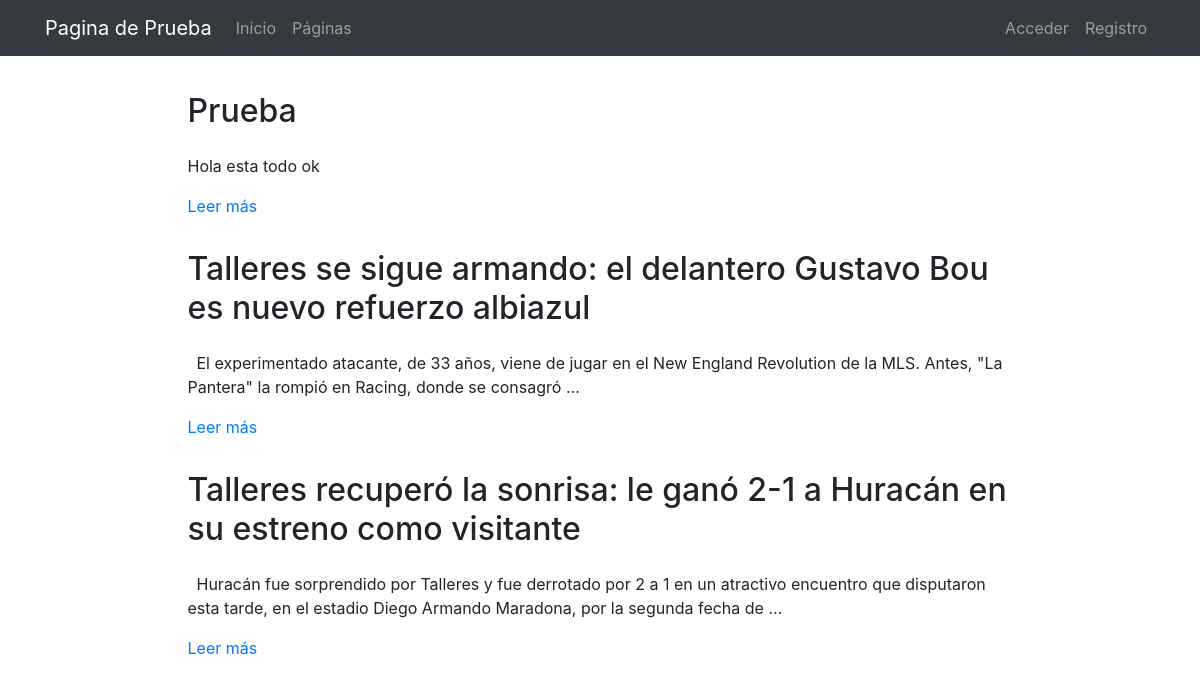
The page /pages/ on the database its author committed.
### pages/models.py (models this page shows, shortened)
class Page(models.Model):
    title = models.CharField(verbose_name="Título", max_length=200)
    content = RichTextField(verbose_name="Contenido")
    order = models.SmallIntegerField(verbose_name="Orden", default=0)
    created = models.DateTimeField(auto_now_add=True, verbose_name="Fecha de creación")
    updated = models.DateTimeField(auto_now=True, verbose_name="Fecha de edición")
    class Meta:
        verbose_name = "página"
        verbose_name_plural = "páginas"
        ordering = ['order', 'title']

### pages/views.py (the view)
# urls.py: path('', PageListView.as_view(), name='pages'),
class PageListView(ListView):
    model = Page

### pages/templates/pages/page_list.html (shortened to what this page needs)
{% extends 'core/base.html' %}
{% load static %}
{% block content %}
{% include 'pages/includes/pages_menu.html'%}
<main role="main">
  <div class="container mb-4">
    {% for page in page_list|dictsort:"id" reversed %}
      <div class="row mt-3">
        <div class="col-md-9 mx-auto">
          <h2 class="mb-4">{{page.title}}</h2>
          <div>
            <p>{{page.content|striptags|safe|truncatechars:"200"}}</p>
            <p><a href="{% url 'pages:page' page.id page.title|slugify %}">Leer más</a>
            </p>
          </div>
        </div>
      </div>
    {% endfor %}
  </div>
</main>
{% endblock %}

### core/static/core/css/main.css (style rules this page uses)
main { padding-top: 20px; }
:root { --jumbotron-padding-y: 3rem; }

### rows shown on the page
Page: title "Prueba", content "Hola esta todo ok"
Page: title "Talleres se sigue armando: el delantero Gustavo Bou es nuevo refuerzo albiazul", content "El experimentado atacante, de 33 años, viene de jugar en el New England Revolution de la MLS. Antes, \"La Pantera\" la rompió en Racing, donde se consagró …"
Page: title "Talleres recuperó la sonrisa: le ganó 2-1 a Huracán en su estreno como visitante", content "Huracán fue sorprendido por Talleres y fue derrotado por 2 a 1 en un atractivo encuentro que disputaron esta tarde, en el estadio Diego Armando Maradona, por la segunda fecha de …"
